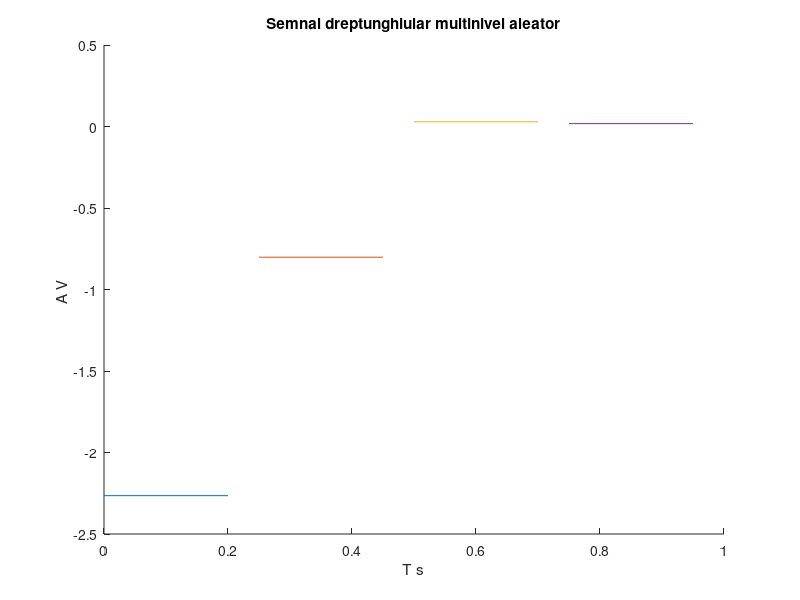

MATLAB code for this plot:
hold on;
%folosesc aceasta intructiune pentru a pastra graficul curent atunci cand
%adaug alt grafic
%temporara de 200ms
r1=rand(1); %genereaza cate un numar aleator cu distributie uniforma
r2=rand(1);
r3=rand(1);
r4=rand(1);
t1=0:.2:0.25;
t2=0.25:.2:0.5;
x1=-3*r1*square(2*pi*4*t1,100);
x2=-1*r2*square(2*pi*4*t2,100);
x3=r3*square(2*pi*4*t1,100);
x4=3*r4*square(2*pi*4*t1,100);
plot(t1,x1);
plot(t2,x2);
plot(0.25+t2,x3);
plot(0.5+t2,x4);
xlabel('T s')
ylabel('A V ')
title('Semnal dreptunghiular multinivel aleator')
